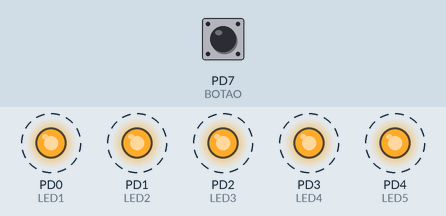
Simulated run of this program. Board: ATmega328P, built with avr-gcc and emulated at 16 MHz. On the bench: output pins drawn as LEDs (lit = HIGH). Dashed ring = blinking. Inputs (shaded band) come from the test bench; at power-on: PD7 (BOTAO) HIGH.

Above: at 0.9 s.
1.7 s: PD7 (BOTAO) pulled LOW for 3.2 s
At 1.85 s:
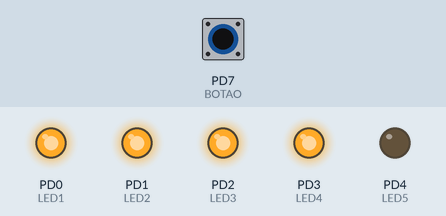
6.4 s: PD7 (BOTAO) pulled LOW for 0.5 s
At 6.8 s:
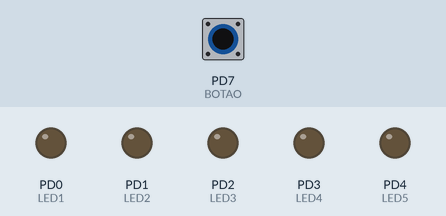
8.4 s: PD7 (BOTAO) pulled LOW for 1 s
At 9.7 s:
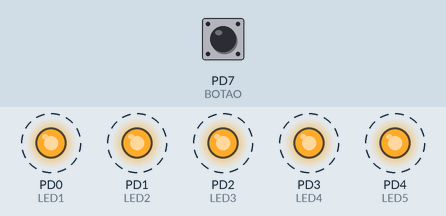
Timing chart, 0 to 17.7 s (numbered marks = the images above; inputs shaded):
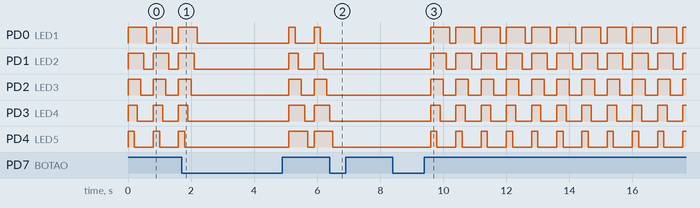

Measured:
- after the input at 6.4 s, PD0 (LED1), PD1 (LED2), PD2 (LED3): stops changing and stays LOW; PD3 (LED4): goes on until 6.4 s, then stays LOW; PD4 (LED5): goes on until 6.5 s, then stays LOW
- after the input at 8.4 s, PD0 (LED1): alternates HIGH for 0.60 s and LOW for 0.20 s, starting after 1.2 s; PD1 (LED2): alternates HIGH for 0.50 s and LOW for 0.30 s, starting after 1.2 s

The program:

main.c
```c
#define F_CPU 16000000UL //define a frequência do microcontrolador 16MHz

#include <avr/io.h> //definições do componente especificado
#include <util/delay.h> //biblioteca para as rotinas de delay

// --- Definições de macros - para o trabalho com os bits de uma variável ---
#define set_bit(Y,bit_x)(Y|=(1<<bit_x)) //ativa o bit x da variável Y (coloca em 1)
#define clr_bit(Y,bit_x)(Y&=~(1<<bit_x)) //limpa o bit x da variável Y (coloca em 0)
#define tst_bit(Y,bit_x)(Y&(1<<bit_x)) //testa o bit x da variável Y (retorna 0 ou 1)

// --- Definindos os Pinos de uso

#define LED1 PD0 //LED é o substituto de PD2 na programação
#define LED2 PD1
#define LED3 PD2
#define LED4 PD3
#define LED5 PD4
#define BOTAO PD7 //BOTAO é o substituto de PD7 na programação

int main()
{
	DDRD = 0x1F; //configura o PORTD, PD0 a PD3 como saída, os demais pinos entradas
	PORTD= 0xFF; //habilita o pull-up para o botão e apaga o LED
	int i = 1;


	while(1)
	{

		if(!tst_bit(PIND,BOTAO))//se o botão for pressionado executa o if
		{

			while(!tst_bit(PIND,BOTAO)); //fica preso até soltar o botão
			_delay_ms(100);
			i++;
		}
		if (i > 3)
		{
			i = 1;
		}
			_delay_ms(100); //atraso de 10 ms para eliminar o ruído do botão

			switch (i)	// switch para selecionar qual sequencia de led será apresentada
			{

				case 1:
						if(tst_bit(PORTD,LED1))		//se o LED estiver apagado, liga o LED
						{
						_delay_ms(100);
						clr_bit(PORTD,LED5);

						_delay_ms(100);
						clr_bit(PORTD,LED4);

						_delay_ms(100);
						clr_bit(PORTD,LED3);

						_delay_ms(100);
						clr_bit(PORTD,LED2);

						_delay_ms(100);
						clr_bit(PORTD,LED1);
						_delay_ms(100);
						}
						else //se não apaga o LED
						{
						set_bit(PORTD,LED5);
						set_bit(PORTD,LED4);
						set_bit(PORTD,LED3);
						set_bit(PORTD,LED2);
						set_bit(PORTD,LED1);
						}
					break;
				case 2:
						if(tst_bit(PORTD,LED1))	//se o LED estiver apagado, liga o LED
						{
						_delay_ms(100);
						clr_bit(PORTD,LED1);

						_delay_ms(100);
						clr_bit(PORTD,LED2);

						_delay_ms(100);
						clr_bit(PORTD,LED3);

						_delay_ms(100);
						clr_bit(PORTD,LED4);

						_delay_ms(100);
						clr_bit(PORTD,LED5);
						_delay_ms(100);
						}
					   else //se não apaga o LED
						{
						set_bit(PORTD,LED1);
						set_bit(PORTD,LED2);
						set_bit(PORTD,LED3);
						set_bit(PORTD,LED4);
						set_bit(PORTD,LED5);
						}

					break;
			  case 3:

					if(tst_bit(PORTD,LED1))		//se o LED estiver apagado, liga o LED
					{

						clr_bit(PORTD,LED1);
						_delay_ms(100);
						clr_bit(PORTD,LED2);
						_delay_ms(100);
						clr_bit(PORTD,LED3);
						_delay_ms(100);
						clr_bit(PORTD,LED4);
						_delay_ms(100);
						clr_bit(PORTD,LED5);
						_delay_ms(100);
						set_bit(PORTD,LED1);
						set_bit(PORTD,LED2);
						set_bit(PORTD,LED3);
						set_bit(PORTD,LED4);
						//set_bit(PORTD,LED5);
						_delay_ms(200);
						clr_bit(PORTD,LED5);
						_delay_ms(100);
						clr_bit(PORTD,LED4);
						_delay_ms(100);
						clr_bit(PORTD,LED3);
						_delay_ms(100);
						clr_bit(PORTD,LED2);
						_delay_ms(100);
						clr_bit(PORTD,LED1);
						_delay_ms(100);
						set_bit(PORTD,LED5);
						set_bit(PORTD,LED4);
						set_bit(PORTD,LED3);
						set_bit(PORTD,LED2);
						set_bit(PORTD,LED1);
					}

					else //se não apaga o LED
					{
						/*_delay_ms(300);
						clr_bit(PORTD,LED4);
						_delay_ms(300);
						clr_bit(PORTD,LED3);
						_delay_ms(300);
						clr_bit(PORTD,LED2);
						_delay_ms(300);
						clr_bit(PORTD,LED1);
						_delay_ms(300);
						set_bit(PORTD,LED4);
						set_bit(PORTD,LED3);
						set_bit(PORTD,LED2);
						set_bit(PORTD,LED1);*/
					}
				break;
			}// fim do switch

	}// fim while 1

}// fim da main
```
